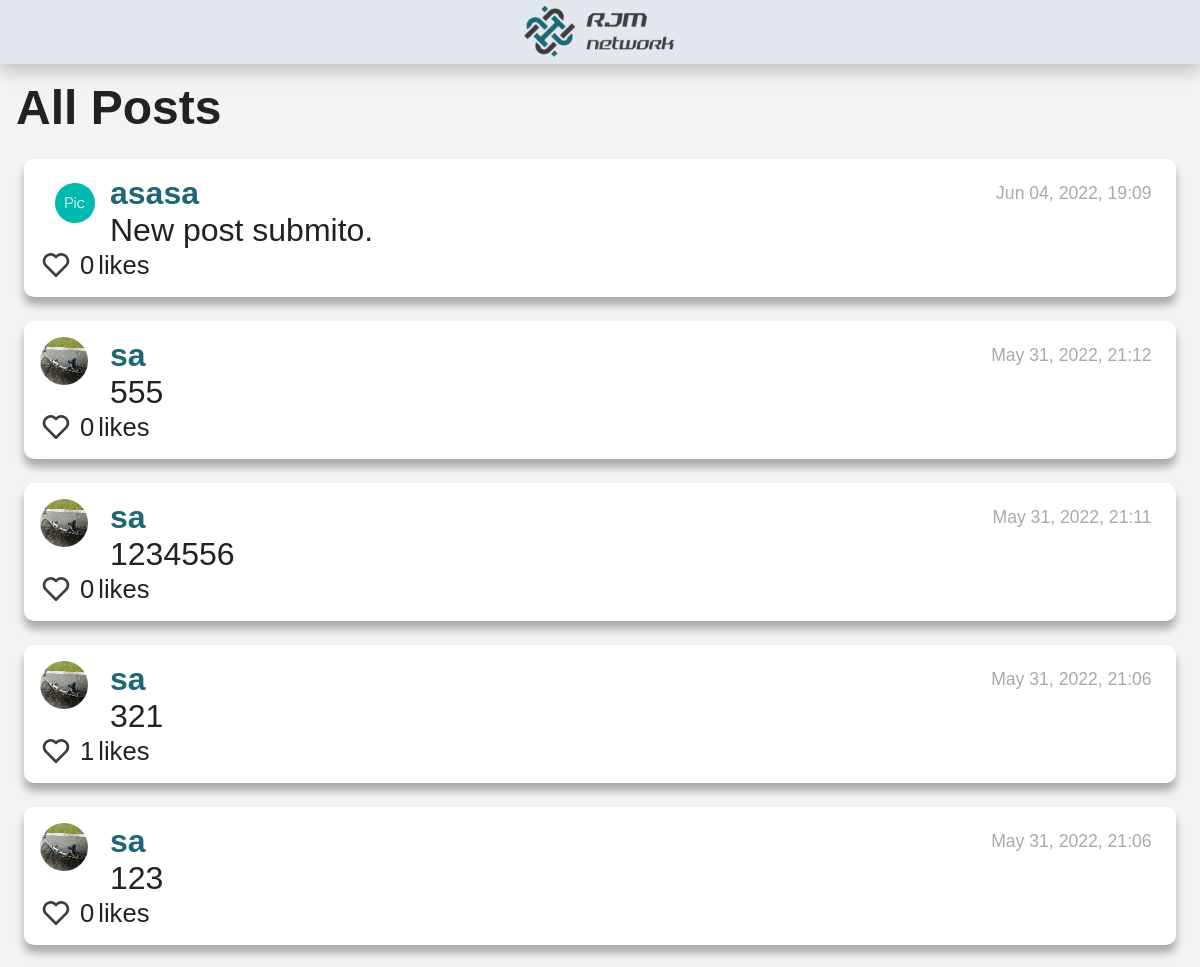
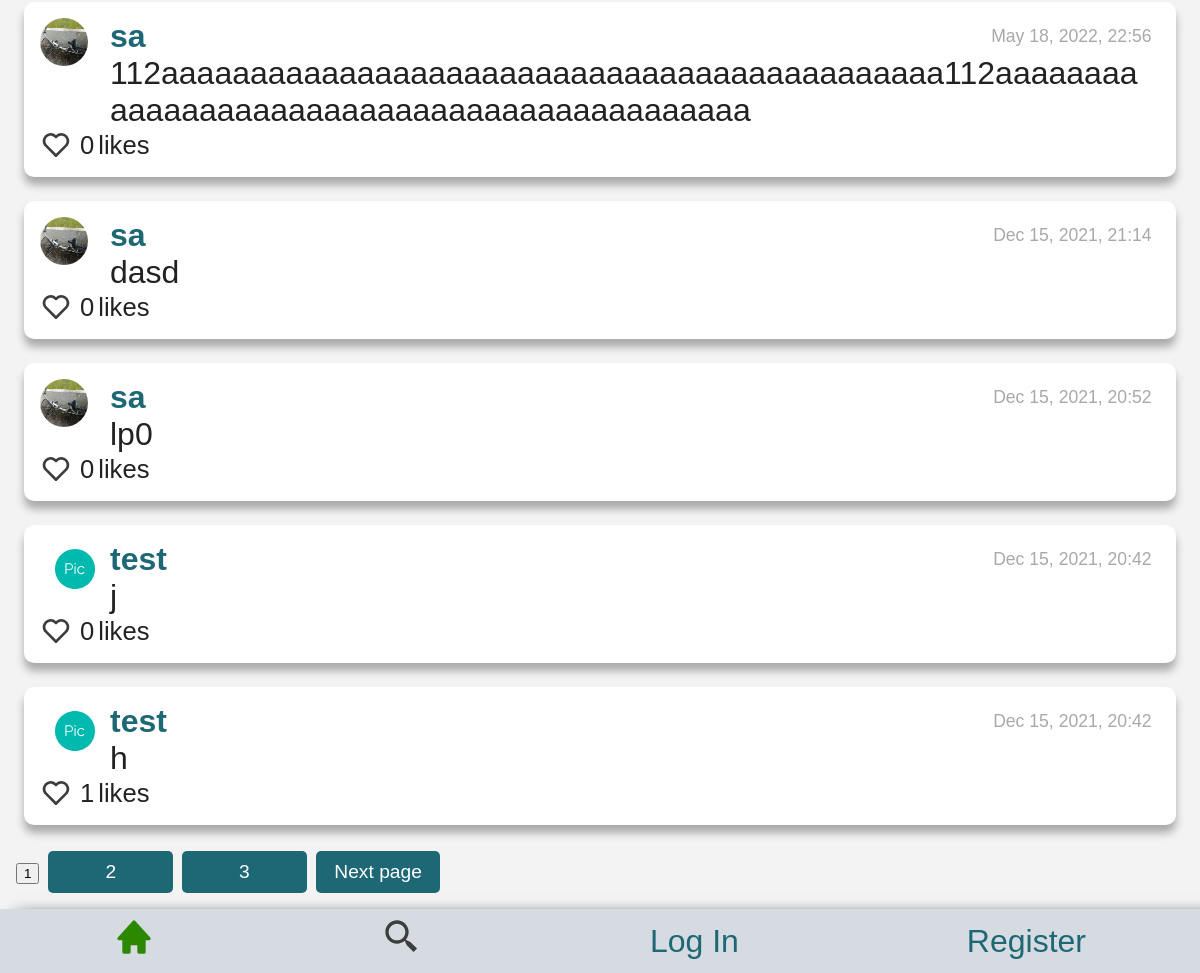
The app's page /, older data (2 pictures, top to bottom).
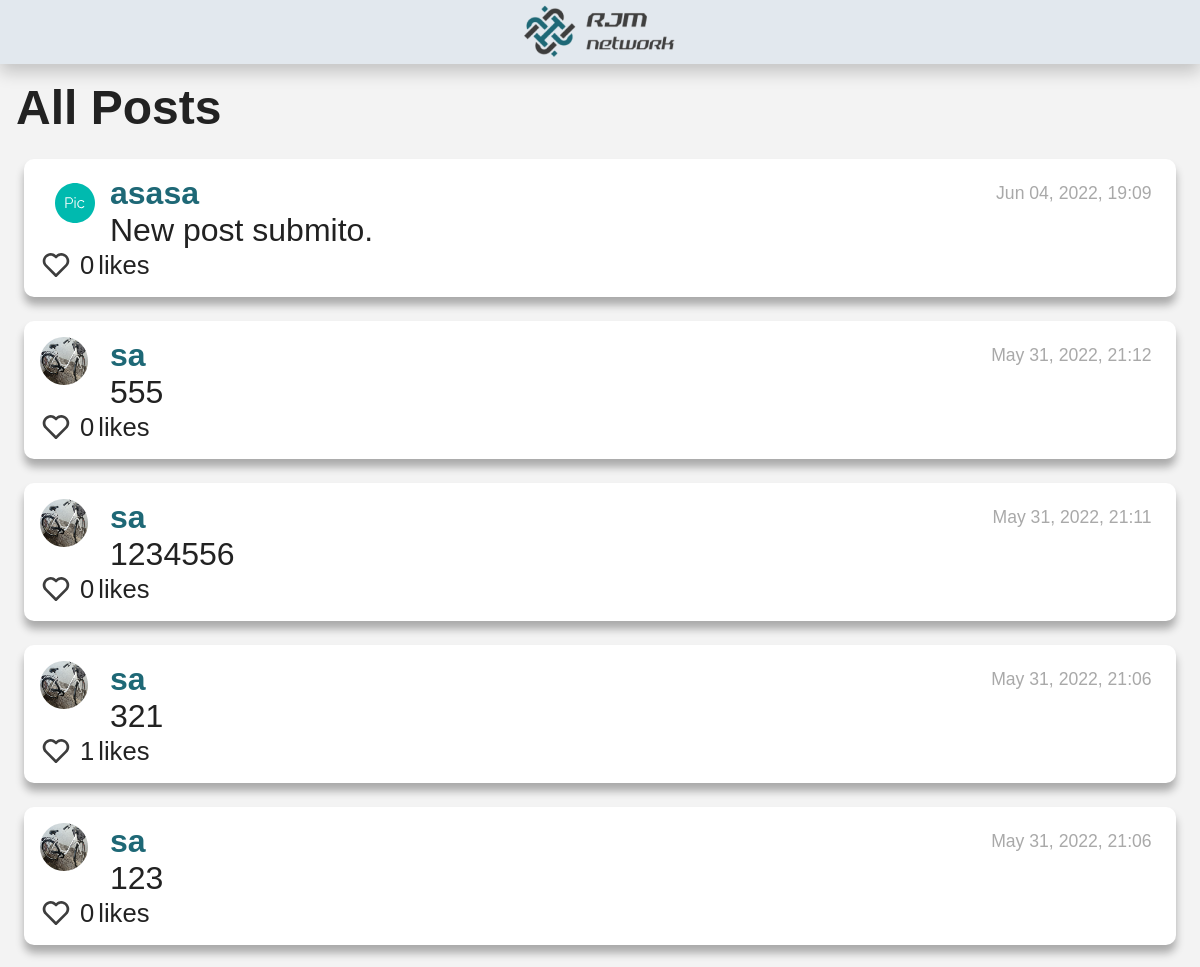
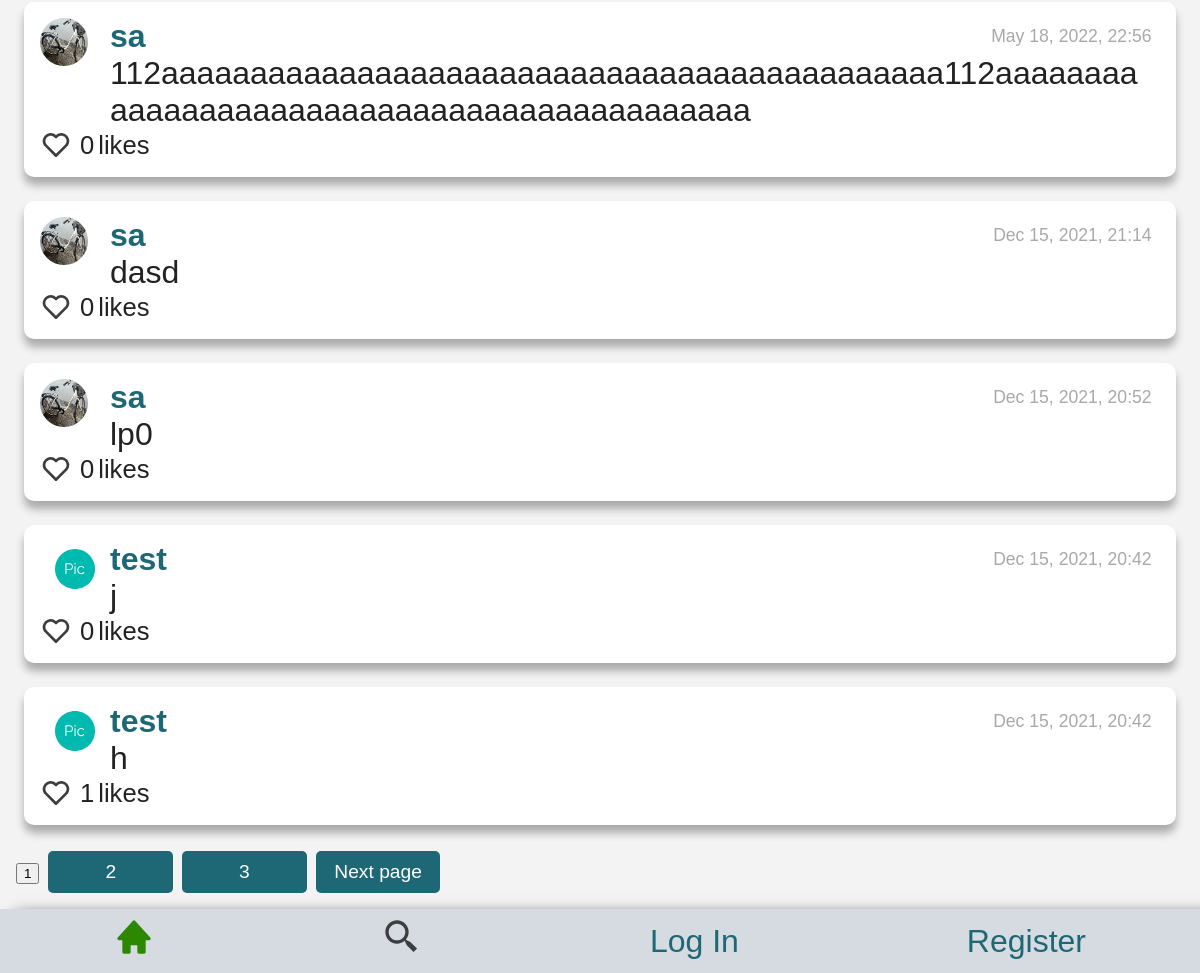
The same page, newer data (2 pictures, top to bottom).
### network/models.py (models this page shows, shortened)
class NewPost(models.Model):
    poster = models.ForeignKey(User, on_delete=models.PROTECT, related_name="posts_posted")
    description = models.TextField(blank=False)
    date_added = models.DateTimeField(auto_now_add=True)

class User(AbstractUser):
    header_image = models.ImageField(null=True, blank=True, upload_to="images/")
    pass

### network/views.py (the view)
# urls.py: path("", views.index, name="index"),
def index(request):
    all_posts = NewPost.objects.select_related('poster')
    all_fields=NewPost._meta.fields
    print("estos son los campos")
    print(all_fields)
    total_posts=all_posts.count()
    total_pages=math.ceil(total_posts/10)
    list_total_pages = []
    for i in range(2, total_pages+1):
        list_total_pages.append(i)
    all_posts = all_posts.order_by("-date_added")[:10]
    all_likers = Likers.objects.all()
    for post in all_posts:
        post.date_added = (post.date_added.strftime("%b %d, %Y, %H:%M"))
        post.number_likes=0
        likers = all_likers.filter(post=post.id)
        likers_id = []
        for each_liker in likers:
            post.likers = each_liker.liker.all()
            post.number_likes = each_liker.liker.count()
            for each in each_liker.liker.all():
                likers_id.append(each.id)
            post.likers_id = likers_id
    return render(request, "network/index.html", {
        "all_posts": all_posts,
        "list_total_pages":list_total_pages,
    })

### network/templates/network/index.html (shortened to what the changed rows need)
{% extends "network/layout.html" %}
{% load static %}
{% block body %}
    <div id="all_posts_view">
        <div id="page_0">
            {% if all_posts %}
                {% for post in all_posts %}
                    <div id="posts_style">
                        <div id="posts-flex-order">
                            <div id="posts-flex-order-child1">
                                {% if post.poster.header_image %}
                                    <img class="posts_profile_picture" alt="Image not found" src="/media/{{ post.poster.header_image }}">
                                {% endif %}
                            </div>
                            <div id="posts-flex-order-child2">
                                <div id="posts-first-line">
                                    <a id="profile"  href="profile/{{ post.poster.id }}">{{ post.poster }}</a>
                                    <div id="post-{{post.date_added}}" class="date_post"> {{ post.date_added }}</div>
                                </div>
                                <div id="post-description-{{post.id}}" class="description_post"> {{ post.description }} </div>
                            </div>
                        </div>
                        <div id="like_complete">
                            {% if user.id in post.likers_id %}
                                <button class="yes_button" id="like-btn-{{post.id}}" value="heart_full" onclick="like('{{ post.id }}')">
                                    <svg id="heart-img-{{ post.id }}" alt="jacket" width="40" height="40" viewBox="0 0 40 40" fill="none" xmlns="http://www.w3.org/2000/svg">
                                        <path d="M33.6751 7.9851C32.7561 7.05963 31.6632 6.32493 30.4593 5.82324C29.2555 5.32155 27.9643 5.06277 26.6601 5.06177C24.1931 5.06217 21.8162 5.98889 20 7.65843C18.1841 5.98861 15.8071 5.06185 13.34 5.06177C12.0343 5.06313 10.7417 5.3227 9.53661 5.82555C8.33155 6.3284 7.23783 7.06459 6.31838 7.99177C2.39672 11.9301 2.39838 18.0901 6.32172 22.0118L20 35.6901L33.6784 22.0118C37.6017 18.0901 37.6034 11.9301 33.6751 7.9851Z" fill="#DA2D57"/>
                                    </svg>
                                </button>
                            {% else %}
                                <button class="yes_button" id="like-btn-{{post.id}}" value="heart_empty"  onclick="like('{{ post.id }}')">
                                    <svg id="heart-img-{{ post.id }}" alt="jacket" width="40" height="40" viewBox="0 0 40 40" fill="none" xmlns="http://www.w3.org/2000/svg">
                                        <path d="M20 7.65843C18.1841 5.98861 15.8071 5.06185 13.34 5.06177C12.0343 5.06313 10.7417 5.3227 9.53661 5.82555C8.33155 6.3284 7.23783 7.06459 6.31838 7.99177C2.39672 11.9301 2.39838 18.0901 6.32172 22.0118L18.5417 34.2318C18.825 34.7301 19.3717 35.0518 20 35.0518C20.258 35.0493 20.5119 34.9863 20.7411 34.8679C20.9704 34.7495 21.1686 34.579 21.32 34.3701L33.6784 22.0118C37.6017 18.0884 37.6017 11.9301 33.675 7.9851C32.7561 7.05963 31.6632 6.32493 30.4593 5.82324C29.2555 5.32155 27.9643 5.06277 26.66 5.06177C24.1931 5.06217 21.8162 5.98889 20 7.65843ZM31.3184 10.3418C33.9234 12.9601 33.925 17.0501 31.3217 19.6551L20 30.9768L8.67838 19.6551C6.07505 17.0501 6.07672 12.9601 8.67505 10.3484C9.94172 9.08843 11.5984 8.3951 13.34 8.3951C15.0817 8.3951 16.7317 9.08843 17.9884 10.3451L18.8217 11.1784C18.9764 11.3333 19.16 11.4562 19.3622 11.5401C19.5644 11.6239 19.7812 11.6671 20 11.6671C20.2189 11.6671 20.4357 11.6239 20.6379 11.5401C20.8401 11.4562 21.0237 11.3333 21.1784 11.1784L22.0117 10.3451C24.5317 7.8301 28.8017 7.83677 31.3184 10.3418Z" fill="#3D3D3D"/>
                                    </svg>
                                </button>
                            {% endif %}
                            <div id="like-count-{{post.id}}" class="d-inline-block">{{post.number_likes}}</div> likes
                        </div>
                    </div>
                {% endfor %}
            {% else %}
                    <li>no post</li>
            {% endif %}
        </div>
    </div>
{% endblock %}

Row changes from the older to the newer data that the page shows:
changed through a linked row, NewPost "May 31, 2022, 21:12": poster.header_image: a different picture
changed through a linked row, NewPost "May 31, 2022, 21:11": poster.header_image: a different picture
changed through a linked row, NewPost (number 4 of 10 on the later page): poster.header_image: a different picture
changed through a linked row, NewPost (number 5 of 10 on the later page): poster.header_image: a different picture
changed through a linked row, NewPost "May 18, 2022, 22:56": poster.header_image: a different picture
changed through a linked row, NewPost "dasd": poster.header_image: a different picture
changed through a linked row, NewPost "lp0": poster.header_image: a different picture
